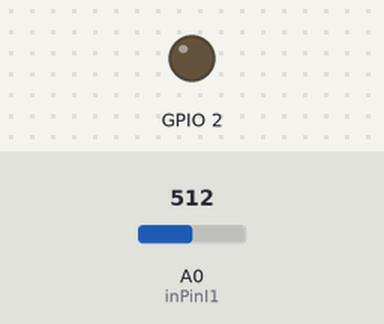
A sketch run on a simulated ESP8266 (NodeMCU). Parts: output pins drawn as LEDs (lit = HIGH). The test bench sets the inputs (shaded band); at power-on: A0 (inPinI1) = 512. WiFi joins after 1.5 s; servers stay silent unless stated; uploads are accepted with an empty reply; what the sketch prints to the serial monitor is not drawn.

Above: at 0.0 s.
At 1.6 s:
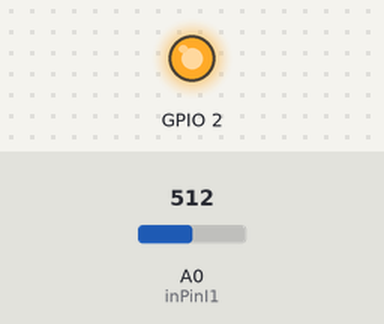
Timing chart, 0 to 3.3 s (numbered marks = the images above):
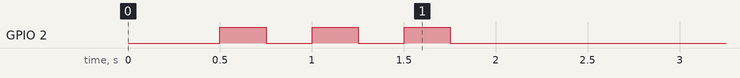

The sketch:

esp8266_SolarWechselstrom_messen.ino
```cpp
/*
 * Downloaded from: technik-fan.de/index.php/Open_Energy_Monitor_mit_dem_ESP32
 */
#include <ESP8266WiFi.h>
#include <ESP8266mDNS.h>
#include <WiFiUdp.h>
#include <ArduinoOTA.h>

//Setup variables
int numberOfSamples = 1000;

const char* host = "v92140.1blu.de";

//WiFi Watchdog
static bool sta_was_connected = false;

//Set Voltage and current input pins
int inPinI1 = A0;  // ESP8266 Analog Pin ADC0 = A0

//First Run Counter
int firstrun = 0;

//Power Calculation
float PowerSum = 0;

//WiFi Part
const char* ssid     = "TS-EG";
const char* password = "DieMeeries";

// CT: Voltage depends on current, burden resistor, and turns
#define CT_BURDEN_RESISTOR    62
#define CT_TURNS              1800
//#define VOLTAGE               230
double VOLTAGE = 232 ;

//Calibration coeficients
//These need to be set in order to obtain accurate results
//Set the above values first and then calibrate futher using normal calibration method described on how to build it page.
double ICAL = 0.42;

// Initial gueses for ratios, modified by VCAL/ICAL tweaks
double I_RATIO = (long double)CT_TURNS / CT_BURDEN_RESISTOR * 3.3 / 1024 * ICAL;

//Filter variables 1
double lastFilteredI, filteredI;
double sqI,sumI;
//Sample variables
int lastSampleI,sampleI;


//Useful value variables
double Irms1;
double Solar1;
unsigned long timer;

//EspClass ESPm;
String url = "";

//WiFi
void WIFI_Connect()
{
  digitalWrite(2,1);
  WiFi.disconnect();
  Serial.println("Connecting WIFI...");

  WiFi.mode(WIFI_STA);
  WiFi.begin(ssid, password);
    // Wait for connection
  for (int i = 0; i < 25; i++)
  {
    if ( WiFi.status() != WL_CONNECTED ) {
      delay ( 250 );
      digitalWrite(2,0);
      Serial.print ( "." );
      delay ( 250 );
      digitalWrite(2,1);
    }
  }
  digitalWrite(2,0);
}


void setup() {
  //Set Information LED
  pinMode(2, OUTPUT);
  //Set Analog Inputs
  pinMode(inPinI1,INPUT);

  Serial.begin(115200);
  delay(500);

  //WiFi Part
  WIFI_Connect();
              // OTA ---------->
              // Port defaults to 8266
              // ArduinoOTA.setPort(8266);

              // Hostname defaults to esp8266-[ChipID]
              ArduinoOTA.setHostname("esp8266_SolarWechselstrom_messen");

              // No authentication by default
              ArduinoOTA.setPassword((const char *)"esp8266_SolarWechselstrom_messen");

              ArduinoOTA.onStart([]() {
                Serial.println("OTA Start");
              });
              ArduinoOTA.onEnd([]() {
                Serial.println("OTA End");
              });
              ArduinoOTA.onProgress([](unsigned int progress, unsigned int total) {
                Serial.printf("Progress: %u%%\n", (progress / (total / 100)));
              });
              ArduinoOTA.onError([](ota_error_t error) {
                Serial.printf("Error[%u]: ", error);
                if (error == OTA_AUTH_ERROR) {
                  Serial.println("Auth Failed");
                }
                else if (error == OTA_BEGIN_ERROR) {
                  Serial.println("Begin Failed");
                }
                else if (error == OTA_CONNECT_ERROR) {
                  Serial.println("Connect Failed");
                }
                else if (error == OTA_RECEIVE_ERROR) {
                  Serial.println("Receive Failed");
                }
                else if (error == OTA_END_ERROR) {
                  Serial.println("End Failed");
                }
              });
              ArduinoOTA.begin();
              Serial.println("OTA Ready");
              Serial.print("IP address: ");
              Serial.println(WiFi.localIP());
              // OTA <----------
}

void loop() {
ArduinoOTA.handle();
timer = millis();

//Wifi WatchDog
//WiFi.onEvent(WiFiEvent);


//**************************************************************************
//Phase1
  for (int n=0; n<numberOfSamples; n++)
{

   //Used for offset removal
   lastSampleI=sampleI;

   //Read in voltage and current samples.
   sampleI = analogRead(inPinI1);

   //Used for offset removal
   lastFilteredI = filteredI;

   //Digital high pass filters to remove 1.6V DC offset.
   filteredI = 0.9989 * (lastFilteredI+sampleI-lastSampleI);

   //Root-mean-square method current
   //1) square current values
   sqI = filteredI * filteredI;
   //2) sum
   sumI += sqI;
   delay(0.00002);
}

//Calculation of the root of the mean of the voltage and current squared (rms)
//Calibration coeficients applied.
Irms1 = (I_RATIO * sqrt(sumI / numberOfSamples)) - 0.09;     // - 1
if ((Irms1 < 0) || (firstrun < 2)){ Irms1 = 0; }; //Set negative Current to zero and ignore the first 2 calculations
sumI = 0;
Solar1 = Irms1 * VOLTAGE;


Serial.println("Irms1:"+String(Irms1));

//Check if WiFi is here
//Automatically reconnect the ESP32 if the WiFi Router is not there...
if (WiFi.status() != WL_CONNECTED)
    {
     // WiFi.onEvent(WiFiEvent);
      WIFI_Connect();
    }   else {


//**************************************************************************

//Send the data to the server...
  if ((WiFi.status() == WL_CONNECTED) && (firstrun >= 2)) { //WiFi Check, ignore the first data

    // Use WiFiClient class to create TCP connections
    WiFiClient client;
    const int httpPort = 80;
    if (!client.connect(host, httpPort)) {
        Serial.println("connection failed");
        return;
    }
    // We now create a URI for the request
    // http://v92140.1blu.de/energie/emoncms/input/post?node=WGS220&fulljson={"Phase1":100,"Phase2":200,"Phase3":300}
    String url = "/energie/emoncms/input/post.json?node=WGS220SOLAR1&apikey=4f76b2121bcaee97658de17a5cb0ca41&json={" ;
    url = url + "Solar1:" + Solar1 + "}";

    Serial.print("Requesting URL: ");
    Serial.println(url);

    // This will send the request to the server
    client.print(String("GET ") + url + " HTTP/1.1\r\n" +
                 "Host: " + host + "\r\n" +
                 "Connection: close\r\n\r\n");
    unsigned long timeout = millis();
    while (client.available() == 0) {
        if (millis() - timeout > 5000) {
            Serial.println(">>> Client Timeout !");
            client.stop();
            return;
        }
    }

    /*
    // Read all the lines of the reply from server and print them to Serial
    while(client.available()) {
        String line = client.readStringUntil('\r');
        Serial.print(line);
    }*/

    }

  if (firstrun <= 2) {firstrun++;}; //Counter for Trash Data
  delay(1000);
    }//WiFi Watchdog
}
//Wifi Watchdog
//void WiFiEvent(WiFiEvent_t event) {
//  Serial.printf("[WiFi-event] event: %d  - ", event);
//  switch(event) {
//  case SYSTEM_EVENT_STA_GOT_IP:
//      Serial.println("WiFi connected");
//      Serial.print("IP address: "); Serial.println(WiFi.localIP());
//      break;
//  case SYSTEM_EVENT_STA_DISCONNECTED:
//      Serial.println("WiFi lost connection");
//      WiFi.begin();   // <<<<<<<<<<<  added  <<<<<<<<<<<<<<<
//      ESP.restart();
//      break;
//  case SYSTEM_EVENT_STA_START:
//      Serial.println("ESP32 station start");
//      break;
//  case SYSTEM_EVENT_STA_CONNECTED:
//      Serial.println("ESP32 station connected to AP");
//      break;
//  case SYSTEM_EVENT_STA_LOST_IP:
//      Serial.println("ESP32 Lost IP");
//      WiFi.begin();   // <<<<<<<<<<<  added  <<<<<<<<<<<<<<<
//      ESP.restart();
//      break;
//  }
//}
```
